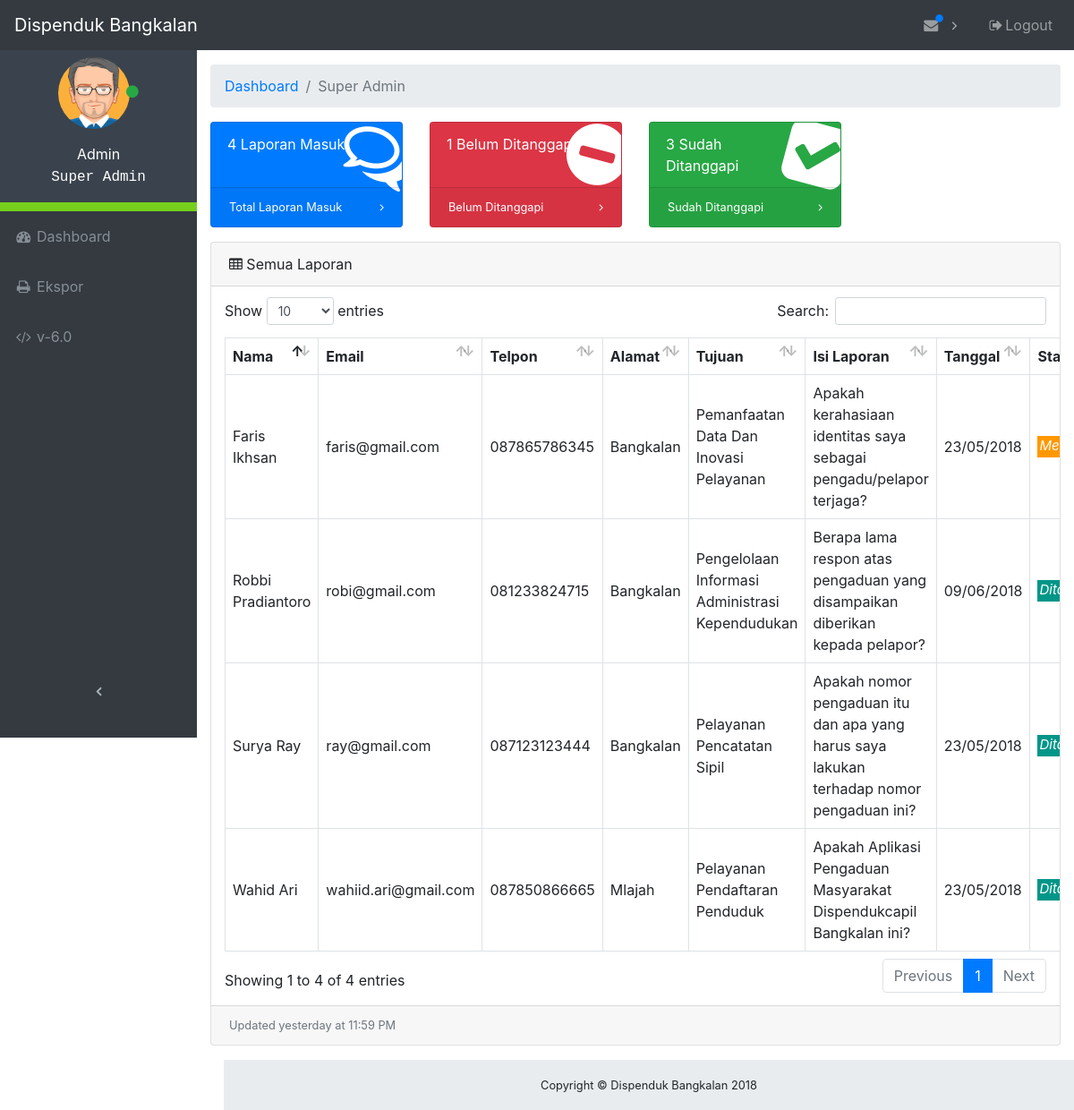
Screenshot of /admin/index (signed in) with the database file from the repository.
### tables this page shows
CREATE TABLE `divisi` (
  `id_divisi` int(11) NOT NULL,
  `nama_divisi` varchar(64) NOT NULL
);

CREATE TABLE `laporan` (
  `id` int(11) NOT NULL,
  `nama` varchar(64) NOT NULL,
  `email` varchar(64) NOT NULL,
  `telpon` varchar(12) NOT NULL,
  `alamat` varchar(256) NOT NULL,
  `tujuan` int(11) NOT NULL,
  `isi` varchar(2048) NOT NULL,
  `tanggal` timestamp NOT NULL DEFAULT CURRENT_TIMESTAMP ON UPDATE CURRENT_TIMESTAMP,
  `status` varchar(12) NOT NULL
);

### admin/database.php (called while the page is built, shortened)
<?php
$db_host = "localhost";
$db_user = "root";
$db_pass = "";
$db_name = "kp";
try {
    $db = new PDO("mysql:host=$db_host;dbname=$db_name", $db_user, $db_pass);
} catch(PDOException $e) {
    die("Terjadi masalah: " . $e->getMessage());
}
function logged_admin () {
    global $db, $admin_login, $divisi, $id_admin;
    $sql = "SELECT * FROM admin, divisi WHERE admin.username = :username AND admin.divisi = divisi.id_divisi";
    $stmt = $db->prepare($sql);
    $stmt->bindValue(':username', $admin_login);
    $stmt->execute();
    foreach ($stmt as $col) {
        $divisi = $col['nama_divisi'];
    }
}

### admin/index.php (the view, shortened to what this page needs)
<?php
    require_once("database.php");
    logged_admin ();
    global $total_laporan_masuk, $total_laporan_menunggu, $total_laporan_ditanggapi;
    if ($id_admin > 0) {
        foreach($db->query("SELECT COUNT(*) FROM laporan WHERE laporan.tujuan = $id_admin") as $row) {
            $total_laporan_masuk = $row['COUNT(*)'];
        }
        foreach($db->query("SELECT COUNT(*) FROM laporan WHERE status = \"Ditanggapi\" AND laporan.tujuan = $id_admin") as $row) {
            $total_laporan_ditanggapi = $row['COUNT(*)'];
        }
        foreach($db->query("SELECT COUNT(*) FROM laporan WHERE status = \"Menunggu\" AND laporan.tujuan = $id_admin") as $row) {
            $total_laporan_menunggu = $row['COUNT(*)'];
        }
    } else {
        foreach($db->query("SELECT COUNT(*) FROM laporan") as $row) {
            $total_laporan_masuk = $row['COUNT(*)'];
        }
        foreach($db->query("SELECT COUNT(*) FROM laporan WHERE status = \"Ditanggapi\"") as $row) {
            $total_laporan_ditanggapi = $row['COUNT(*)'];
        }
        foreach($db->query("SELECT COUNT(*) FROM laporan WHERE status = \"Menunggu\"") as $row) {
            $total_laporan_menunggu = $row['COUNT(*)'];
        }
    }
 ?>
<!DOCTYPE html>
<html lang="en">
<head>
    <link href="vendor/bootstrap/css/bootstrap.css" rel="stylesheet">
    <link href="vendor/font-awesome/css/font-awesome.min.css" rel="stylesheet" type="text/css">
    <link href="vendor/datatables/dataTables.bootstrap4.css" rel="stylesheet">
    <link href="css/admin.css" rel="stylesheet">
</head>
<body class="fixed-nav sticky-footer" id="page-top">
    <nav class="navbar navbar-expand-lg navbar-dark bg-dark fixed-top" id="mainNav">
        <a class="navbar-brand" href="index">Dispenduk Bangkalan</a>
        <div class="collapse navbar-collapse" id="navbarResponsive">
            <ul class="navbar-nav navbar-sidenav sidebar-menu" id="exampleAccordion">
                <li class="sidebar-profile nav-item" data-toggle="tooltip" data-placement="right" title="Admin">
                    <div class="profile-main">
                        <p class="image">
                            <img alt="image" src="images/avatar1.png" width="80">
                            <span class="status"><i class="fa fa-circle text-success"></i></span>
                        </p>
                        <p>
                            <span class="">Admin</span><br>
                            <span class="user" style="font-family: monospace;"><?php echo $divisi; ?></span>
                        </p>
                    </div>
                </li>
                <li class="nav-item" data-toggle="tooltip" data-placement="right" title="Dashboard">
                    <a class="nav-link" href="index">
                        <i class="fa fa-fw fa-dashboard"></i>
                        <span class="nav-link-text">Dashboard</span>
                    </a>
                </li>
                <li class="nav-item" data-toggle="tooltip" data-placement="right" title="Export">
                    <a class="nav-link" href="export">
                        <i class="fa fa-fw fa-print"></i>
                        <span class="nav-link-text">Ekspor</span>
                    </a>
                </li>
                <li class="nav-item" data-toggle="tooltip" data-placement="right" title="Version">
                    <a class="nav-link" href="#VersionModal" data-toggle="modal" data-target="#VersionModal">
                        <i class="fa fa-fw fa-code"></i>
                        <span class="nav-link-text">v-6.0</span>
                    </a>
                </li>
            </ul>
            <ul class="navbar-nav sidenav-toggler">
                <li class="nav-item">
                    <a class="nav-link text-center" id="sidenavToggler">
                        <i class="fa fa-fw fa-angle-left"></i>
                    </a>
                </li>
            </ul>
            <ul class="navbar-nav ml-auto">
                <li class="nav-item dropdown">
                    <a class="nav-link dropdown-toggle mr-lg-2" id="messagesDropdown" href="#" data-toggle="dropdown" aria-haspopup="true" aria-expanded="false">
                        <i class="fa fa-fw fa-envelope"></i>
                        <span class="indicator text-primary d-none d-lg-block">
                            <i class="fa fa-fw fa-circle"></i>
                        </span>
                    </a>
                    <?php
                        $statement = $db->query("SELECT * FROM laporan ORDER BY laporan.id DESC LIMIT 1");
                     ?>
                </li>
                <li class="nav-item">
                    <a class="nav-link" data-toggle="modal" data-target="#exampleModal">
                        <i class="fa fa-fw fa-sign-out"></i>Logout
                    </a>
                </li>
            </ul>
        </div>
    </nav>
    <div class="content-wrapper">
        <div class="container-fluid">
            <ol class="breadcrumb">
                <li class="breadcrumb-item">
                    <a href="#">Dashboard</a>
                </li>
                <li class="breadcrumb-item active"><?php echo $divisi; ?></li>
            </ol>
            <div class="row">
                <div class="col-xl-3 col-sm-6 mb-3">
                    <div class="card text-white bg-primary o-hidden h-100">
                        <div class="card-body">
                            <div class="card-body-icon">
                                <i class="fa fa-fw fa-comments-o"></i>
                            </div>
                            <div class="mr-5"><?php echo $total_laporan_masuk; ?> Laporan Masuk</div>
                        </div>
                        <a class="card-footer text-white clearfix small z-1" href="tables">
                            <span class="float-left">Total Laporan Masuk</span>
                            <span class="float-right">
                                <i class="fa fa-angle-right"></i>
                            </span>
                        </a>
                    </div>
                </div>
                <div class="col-xl-3 col-sm-6 mb-3">
                    <div class="card text-white bg-danger o-hidden h-100">
                        <div class="card-body">
                            <div class="card-body-icon">
                                <i class="fa fa-fw fa-minus-circle"></i>
                            </div>
                            <div class="mr-5"><?php echo $total_laporan_menunggu; ?> Belum Ditanggapi</div>
                        </div>
                        <a class="card-footer text-white clearfix small z-1" href="tables">
                            <span class="float-left">Belum Ditanggapi</span>
                            <span class="float-right">
                                <i class="fa fa-angle-right"></i>
                            </span>
                        </a>
                    </div>
                </div>
                <div class="col-xl-3 col-sm-6 mb-3">
                    <div class="card text-white bg-success o-hidden h-100">
                        <div class="card-body">
                            <div class="card-body-icon">
                                <i class="fa fa-fw fa-check-square"></i>
                            </div>
                            <div class="mr-5"><?php echo $total_laporan_ditanggapi; ?> Sudah Ditanggapi</div>
                        </div>
                        <a class="card-footer text-white clearfix small z-1" href="tables">
                            <span class="float-left">Sudah Ditanggapi</span>
                            <span class="float-right">
                                <i class="fa fa-angle-right"></i>
                            </span>
                        </a>
                    </div>
                </div>
            </div>
            <div class="card mb-3">
                <div class="card-header">
                    <i class="fa fa-table"></i> Semua Laporan
                </div>
                <div class="card-body">
                    <div class="table-responsive">
                        <table class="table table-bordered" id="dataTable" width="100%" cellspacing="0">
                            <thead>
                                <tr>
                                    <th>Nama</th>
                                    <th>Email</th>
                                    <th>Telpon</th>
                                    <th>Alamat</th>
                                    <th>Tujuan</th>
                                    <th>Isi Laporan</th>
                                    <th>Tanggal</th>
                                    <th class="sorting_asc_disabled sorting_desc_disabled">Status</th>
                                </tr>
                            </thead>
                            <tbody>
                                <?php
                            if ($id_admin > 0) {
                                $statement = $db->query("SELECT * FROM laporan, divisi WHERE laporan.tujuan = divisi.id_divisi AND laporan.tujuan = $id_admin ORDER BY laporan.id DESC");
                            } else {
                                $statement = $db->query("SELECT * FROM laporan, divisi WHERE laporan.tujuan = divisi.id_divisi ORDER BY laporan.id DESC");
                            }
                            foreach ($statement as $key ) {
                                $mysqldate = $key['tanggal'];
                                $phpdate = strtotime($mysqldate);
                                $tanggal = date( 'd/m/Y', $phpdate);
                                $status  = $key['status'];
                                if($status == "Ditanggapi") {
                                    $style_status = "<p style=\"background-color:#009688;color:#fff;padding-left:2px;padding-right:2px;padding-bottom:2px;margin-top:16px;font-size:15px;font-style:italic;\">Ditanggapi</p>";
                                } else {
                                    $style_status = "<p style=\"background-color:#FF9800;color:#fff;padding-left:2px;padding-right:2px;padding-bottom:2px;margin-top:16px;font-size:15px;font-style:italic;\">Menunggu</p>";
                                }
                                ?>
                                <tr>
                                    <td><?php echo $key['nama']; ?></td>
                                    <td><?php echo $key['email']; ?></td>
                                    <td><?php echo $key['telpon']; ?></td>
                                    <td><?php echo $key['alamat']; ?></td>
                                    <td><?php echo $key['nama_divisi']; ?></td>
                                    <td><?php echo $key['isi']; ?></td>
                                    <td><?php echo $tanggal; ?></td>
                                    <td><?php echo $style_status; ?></td>
                                </tr>
                                <?php
                            }
                            ?>
                            </tbody>
                        </table>
                    </div>
                </div>
                <div class="card-footer small text-muted">Updated yesterday at 11:59 PM</div>
            </div>
        </div>
        <footer class="sticky-footer">
            <div class="container">
                <div class="text-center">
                    <small>Copyright © Dispenduk Bangkalan 2018</small>
                </div>
            </div>
        </footer>
    </div>
</body>
</html>

### admin/css/admin.css (style rules this page uses)
html { position: relative; min-height: 100%; }
body { overflow-x: hidden; }
body.sticky-footer { margin-bottom: 56px; }
body.sticky-footer .content-wrapper { min-height: calc(100vh - 56px - 56px); }
body.fixed-nav { padding-top: 56px; }
.content-wrapper { min-height: calc(100vh - 56px); padding-top: 1rem; }
.o-hidden { overflow: hidden !important; }
.z-1 { z-index: 1; }
#mainNav .navbar-collapse { overflow: auto; max-height: 75vh; }
#mainNav .navbar-collapse .navbar-nav .nav-item .nav-link { cursor: pointer; }
#mainNav .navbar-collapse .sidenav-toggler { display: none; }
#mainNav .navbar-collapse .navbar-nav > .nav-item.dropdown > .nav-link { position: relative; min-width: 45px; }
#mainNav .navbar-collapse .navbar-nav > .nav-item.dropdown > .nav-link:after { float: right; width: auto; content: '\f105'; border: none; font-family: 'FontAwesome'; }
#mainNav .navbar-collapse .navbar-nav > .nav-item.dropdown > .nav-link .indicator { position: absolute; top: 5px; left: 21px; font-size: 10px; }
@media (min-width: 992px) { #mainNav .navbar-brand { width: 250px; } }
@media (min-width: 992px) { #mainNav .navbar-collapse { overflow: visible; max-height: none; } }
@media (min-width: 992px) { #mainNav .navbar-collapse .navbar-sidenav { position: absolute; top: 0; left: 0; -webkit-flex-direction: column; -ms-flex-direction: column; flex-direction: column; margin-top: 56px; } }
@media (min-width: 992px) { #mainNav .navbar-collapse .navbar-sidenav > .nav-item { width: 220px; padding: 0; } }
@media (min-width: 992px) { #mainNav .navbar-collapse .navbar-sidenav > .nav-item > .nav-link { padding: 1em; } }
@media (min-width: 992px) { #mainNav .navbar-collapse .navbar-nav > .nav-item.dropdown > .nav-link { min-width: 0; } }
@media (min-width: 992px) { #mainNav .navbar-collapse .navbar-nav > .nav-item.dropdown > .nav-link:after { width: 24px; text-align: center; } }
#mainNav.fixed-top .sidenav-toggler { display: none; }
@media (min-width: 992px) { #mainNav.fixed-top .navbar-sidenav { height: calc(110vh - 112px); } }
@media (min-width: 992px) { #mainNav.fixed-top .sidenav-toggler { position: absolute; top: 0; left: 0; display: flex; -webkit-flex-direction: column; -ms-flex-direction: column; flex-direction: column; margin-top: calc(100vh - 56px); } }
@media (min-width: 992px) { #mainNav.fixed-top .sidenav-toggler > .nav-item { width: 220px; padding: 0; } }
@media (min-width: 992px) { #mainNav.fixed-top .sidenav-toggler > .nav-item > .nav-link { padding: 1em; } }
#mainNav.fixed-top.navbar-dark .sidenav-toggler a i { color: #adb5bd; }
.content-wrapper { overflow-x: hidden; background: white; }
@media (min-width: 992px) { .content-wrapper { margin-left: 220px; } }
#sidenavToggler i { font-weight: 800; }
#mainNav.navbar-dark .navbar-collapse .navbar-sidenav > .nav-item > .nav-link { color: #868e96; }
#mainNav.navbar-dark .navbar-collapse .navbar-nav > .nav-item.dropdown > .nav-link:after { color: #adb5bd; }
@media (min-width: 992px) { #mainNav.navbar-dark .navbar-collapse .navbar-sidenav { background: #343a40; } }
.card-body-icon { position: absolute; z-index: 0; top: -25px; right: -25px; font-size: 5rem; -webkit-transform: rotate(15deg); -ms-transform: rotate(15deg); transform: rotate(15deg); }
footer.sticky-footer { position: absolute; right: 0; bottom: 0; width: 100%; height: 56px; background-color: #e9ecef; line-height: 55px; }
@media (min-width: 992px) { footer.sticky-footer { width: calc(100% - 250px); } }
ul.sidebar-menu li.sidebar-profile { background-color: #3A434D; padding: 10px; color: #fff; text-align: center; border-bottom: 10px solid #76CF1C; }
ul.sidebar-menu li.sidebar-profile .image img { border-radius: 60%; }
ul.sidebar-menu li.sidebar-profile .status { margin-top: -10px; font-size: 7; margin-left: -9px; }
ul.sidebar-menu li.sidebar-profile .profile-main { margin-top: 8px; }

### rows the page displays
laporan: nama "Robbi Pradiantoro", email "robi@gmail.com", telpon "081233824715", alamat "Bangkalan", tujuan.nama_divisi "Pengelolaan Informasi Administrasi Kependudukan", isi "Berapa lama respon atas pengaduan yang disampaikan diberikan kepada pelapor?", tanggal "09/06/2018", status "Ditanggapi"
laporan: nama "Faris Ikhsan", email "faris@gmail.com", telpon "087865786345", alamat "Bangkalan", tujuan.nama_divisi "Pemanfaatan Data Dan Inovasi Pelayanan", isi "Apakah kerahasiaan identitas saya sebagai pengadu/pelapor terjaga?", tanggal "23/05/2018", status "Menunggu"
laporan: nama "Surya Ray", email "ray@gmail.com", telpon "087123123444", alamat "Bangkalan", tujuan.nama_divisi "Pelayanan Pencatatan Sipil", isi "Apakah nomor pengaduan itu dan apa yang harus saya lakukan terhadap nomor pengaduan ini?", tanggal "23/05/2018", status "Ditanggapi"
laporan: nama "Wahid Ari", email "wahiid.ari@gmail.com", telpon "087850866665", alamat "Mlajah", tujuan.nama_divisi "Pelayanan Pendaftaran Penduduk", isi "Apakah Aplikasi Pengaduan Masyarakat Dispendukcapil Bangkalan ini?", tanggal "23/05/2018", status "Ditanggapi"

### other values shown
$divisi "Super Admin"
$total_laporan_masuk "4"
$total_laporan_menunggu "1"
$total_laporan_ditanggapi "3"
